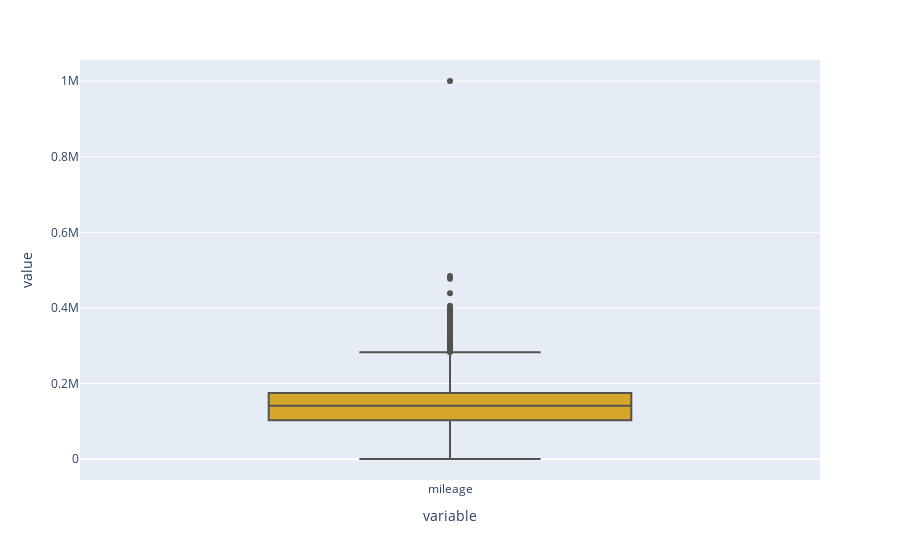
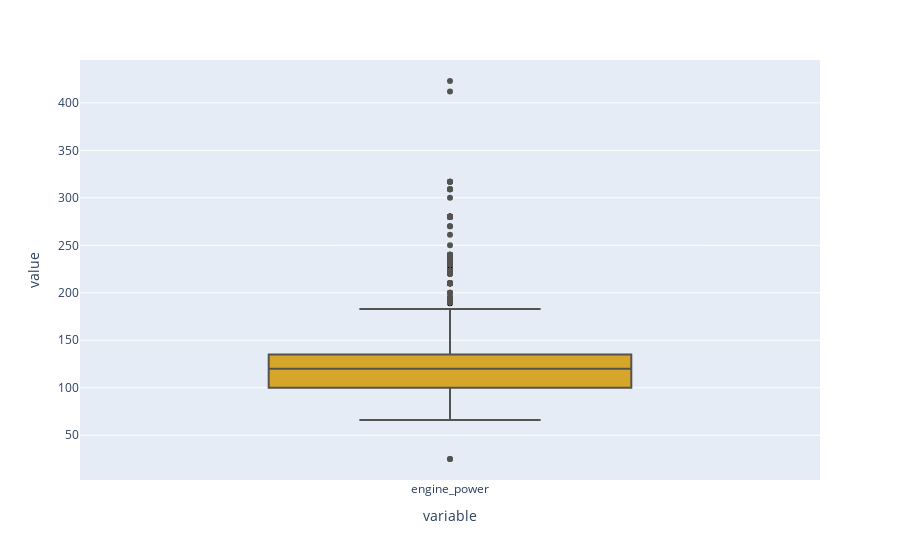

The notebook cell these images were saved under, in order:
### Markdown cell above
#### Distribution of numeric features / Detect outliers ####

### Code cell
# Univariate analysis
# Distribution of each numeric variable
num_features = numerical_columns.copy()
num_features.remove(TARGET_COLUMN)
for i in range(len(num_features)):
    fig = px.box(pricing_dtf[num_features[i]])
    fig.update_traces(fillcolor=chart_default_fillcolor, marker_color=chart_default_marker_color)
    fig.show()

### Figure 1 — Plotly figure (JSON) as saved in the notebook; plotly's stock layout.template omitted (floating-point values rounded to 4 significant figures; data arrays with more than 128 entries replaced by an {"elided": "..."} marker saying what was removed)
{"data": [{"alignmentgroup": "True", "fillcolor": "#d6a62b", "hovertemplate": "variable=%{x}<br>value=%{y}<extra></extra>", "legendgroup": "", "marker": {"color": "#545350"}, "name": "", "notched": false, "offsetgroup": "", "orientation": "v", "showlegend": false, "type": "box", "x": {"elided": "4841 str values"}, "x0": " ", "xaxis": "x", "y": {"elided": "4841 int values"}, "y0": " ", "yaxis": "y"}], "layout": {"boxmode": "group", "legend": {"tracegroupgap": 0}, "margin": {"t": 60}, "xaxis": {"anchor": "y", "domain": [0, 1], "title": {"text": "variable"}}, "yaxis": {"anchor": "x", "domain": [0, 1], "title": {"text": "value"}}}}

### Figure 2 — Plotly figure (JSON) as saved in the notebook; plotly's stock layout.template omitted (floating-point values rounded to 4 significant figures; data arrays with more than 128 entries replaced by an {"elided": "..."} marker saying what was removed)
{"data": [{"alignmentgroup": "True", "fillcolor": "#d6a62b", "hovertemplate": "variable=%{x}<br>value=%{y}<extra></extra>", "legendgroup": "", "marker": {"color": "#545350"}, "name": "", "notched": false, "offsetgroup": "", "orientation": "v", "showlegend": false, "type": "box", "x": {"elided": "4841 str values"}, "x0": " ", "xaxis": "x", "y": {"elided": "4841 int values"}, "y0": " ", "yaxis": "y"}], "layout": {"boxmode": "group", "legend": {"tracegroupgap": 0}, "margin": {"t": 60}, "xaxis": {"anchor": "y", "domain": [0, 1], "title": {"text": "variable"}}, "yaxis": {"anchor": "x", "domain": [0, 1], "title": {"text": "value"}}}}
